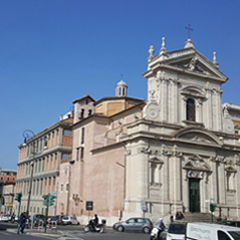
#> input picture Python/openCV/images/dft_240.jpg, 240 x 240 px
$ jupyter execute FFT_filtering1.ipynb
#> lines starting #> are read from the running program, lines starting #| are printed output that depends on the picture; after the words box and inside, x2 and y2 are one past the last pixel; in counts of white or black regions, pixels touching at a corner belong together
#> `image = cv2.imread('images/dft_240.jpg', cv2.IMREAD_GRAYSCALE)`:
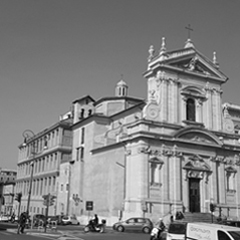
#> image: shape (240, 240); min 0, max 255, mean 130.4
### Python/openCV/Common/fft2d.py
import numpy as np, cv2
from Common.dft2d import exp

def zeropadding(img):
    h, w = img.shape[:2]
#> h = 240; w = 240
    m = 1 << int(np.ceil(np.log2(h)))           # 2의 자승 계산
#> m = 256
    n = 1 << int(np.ceil(np.log2(w)))
#> n = 256
    dst = np.zeros((m, n), img.dtype)           # 2의 자승 크기 영상 생성
    dst[0:h, 0:w] = img[:]                         # 자승 영상에 원본 영상 복사
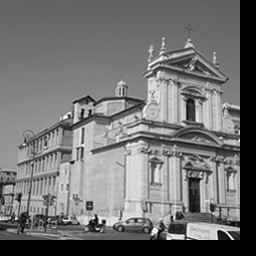
#> dst: shape (256, 256); min 0, max 255, mean 114.6

    # cv2.imshow('zeropadding',dst)
    return dst

def butterfly(pair, L, N, dir):
#> called with L = 1, N = 2, dir = 1
    for k in range(L):                                       # 버터플라이 수행
        Geven, Godd = pair[k], pair[k + L]
        pair[k]     = Geven + Godd * exp(dir * k / N)       # 짝수부
        pair[k + L] = Geven - Godd * exp(dir * k / N)       # 홀수부

def pairing(g, N, dir, start=0, stride=1):
    if N == 1: return [g[start]]
    L = N // 2
    sd = stride * 2
    part1 = pairing(g, L, dir, start, sd)
    part2 = pairing(g, L, dir, start + stride, sd)
    pair = part1 + part2                                     # 결과 병합
    butterfly(pair, L, N, dir)
    return pair

def fft(g):
    return pairing(g, len(g), 1)

def ifft(g):
    fft = pairing(g, len(g), -1)
    return [v / len(g) for v in fft]

def fft2(image):
    pad_img = zeropadding(image)  # 영삽입
    tmp = [fft(row) for row in pad_img]
#> tmp = 256 items
    dst = [fft(row) for row in np.transpose(tmp)]
#> dst = 256 items
    return np.transpose(dst)                        # 전치 환원 후 반환

def ifft2(image):
    tmp = [ifft(row) for row in image]
    dst = [ifft(row) for row in np.transpose(tmp)]
    return np.transpose(dst)                        # 전치 환원 후 반환

def calc_spectrum(complex):
    if complex.ndim == 2: dst = abs(complex)                   # sqrt(re^2 + im^2) 계산해줌
    else: dst = cv2.magnitude(complex[:,:,0], complex[:,:,1])
    dst = 20*np.log(dst+1)
    return cv2.convertScaleAbs(dst)

def fftshift(img):
    dst = np.zeros(img.shape, img.dtype)
    h, w = dst.shape[:2]
#> h = 256; w = 256
    cy, cx = h // 2, w // 2                     # 나누기 하며 소수점 절삭
#> cy = 128; cx = 128
    dst[h-cy:, w-cx:] = np.copy(img[0:cy , 0:cx ])      # 1사분면 -> 3사분면
    dst[0:cy , 0:cx ] = np.copy(img[h-cy:, w-cx:])      # 3사분면 -> 1사분면
    dst[0:cy , w-cx:] = np.copy(img[h-cy:, 0:cx ])      # 2사분면 -> 4사분면
    dst[h-cy:, 0:cx ] = np.copy(img[0:cy , w-cx:])      # 4사분면 -> 2사분면
    return dst

# [16 lines left out: functions FFT, IFFT, not called in this run]

### Python/openCV/Common/dft2d.py
import numpy as np, cv2, math

def exp(knN):
    th = -2 * math.pi * knN
    return complex(math.cos(th), math.sin(th))              # 복소수 클래스

# [35 lines left out: functions dft, idft, calc_spectrum, fftshift, dft2, idft2, not called in this run]

### Python/openCV/FFT_filtering1.ipynb
[cell 1]
import numpy as np, cv2
from Common.fft2d import fft2, ifft2, calc_spectrum, fftshift

[cell 2]
def FFT(image, mode = 2):
    if mode == 1: dft = fft2(image)
    elif mode==2: dft = np.fft.fft2(image)
    elif mode==3: dft = cv2.dft(np.float32(image), flags=cv2.DFT_COMPLEX_OUTPUT)
    dft = fftshift(dft)                              # 셔플링
    spectrum = calc_spectrum(dft)               # 주파수 스펙트럼 영상
#> in calc_spectrum, `dst = 20*np.log(dst+1)`:
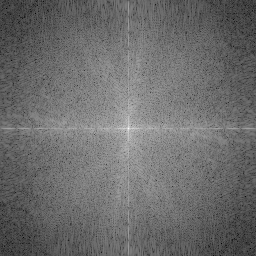
#> dst: shape (256, 256) float64; min 21.11, max 316.6, mean 146.6; drawn with min black and max white
    return dft, spectrum

[cell 3]
def IFFT(dft, shape, mode=2):
    dft = fftshift(dft)                                 # 역 셔플링
    if mode == 1: img = ifft2(dft).real
    if mode == 2: img = np.fft.ifft2(dft).real
    if mode ==3:  img = cv2.idft(dft, flags= cv2.DFT_SCALE)[:,:,0]
    img = img[:shape[0], :shape[1]]                 # 영삽입 부분 제거
    return cv2.convertScaleAbs(img)

[cell 4]
image = cv2.imread('images/dft_240.jpg', cv2.IMREAD_GRAYSCALE)
if image is None: raise Exception("영상 파일 읽기 에러")
cy, cx = np.divmod(image.shape, 2)[0]                 # 행렬 중심점 구하기
mode = 1

[cell 5]
dft, spectrum = FFT(image, mode)                  # FFT 수행 및 셔플링
lowpass = np.zeros(dft.shape, np.float32)
highpass = np.ones(dft.shape, np.float32)
cv2.circle(lowpass , (cx, cy), 30, (1,1), -1)
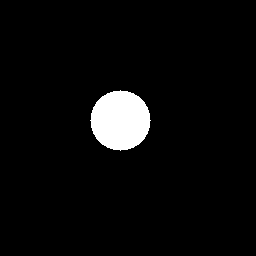
#> lowpass: shape (256, 256) float32; values 0 (black) and 1 (white), 4.3% white; 1 white region, box (x1, y1, x2, y2) and area: (90, 90, 151, 151) 2821
cv2.circle(highpass, (cx, cy), 30, (0,0), -1)

[cell 6]
lowpassed_dft = dft * lowpass
highpassed_dft = dft * highpass
lowpassed_img = IFFT(lowpassed_dft, image.shape, mode)
#> in ifft2, `tmp = [ifft(row) for row in image]`: tmp = 256 items
#> in IFFT, `img = img[:shape[0], :shape[1]]`:
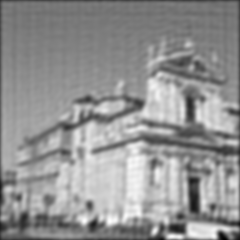
#> img: shape (240, 240) float64; min -12.51, max 234.2, mean 129.5; drawn with min black and max white
highpased_img = IFFT(highpassed_dft, image.shape, mode)
#> call 2 of IFFT, with dft = array of shape (256, 256), shape = (240, 240), mode = 1
#> in IFFT (call 2), `if mode == 1: img = ifft2(dft).real`:
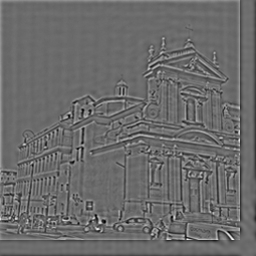
#> img: shape (256, 256) float64; min -125.6, max 172.9, mean 0; drawn with min black and max white
#> in IFFT (call 2), `img = img[:shape[0], :shape[1]]`:
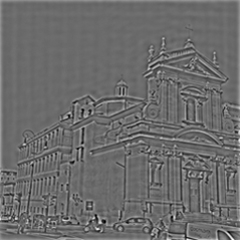
#> img: shape (240, 240) float64; min -125.6, max 172.9, mean 1; drawn with min black and max white
#> in IFFT (call 2), `return cv2.convertScaleAbs(img)`:
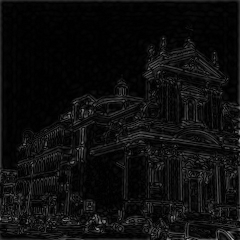
#> returned value: shape (240, 240); min 0, max 173, mean 13.5

[cell 7]
cv2.imshow("image", image)
cv2.imshow("lowpassed_img", lowpassed_img) # 역푸리에 변환 영상
cv2.imshow("highpased_img", highpased_img)
cv2.imshow("spectrum_img", spectrum)
cv2.imshow("lowpass_spect", calc_spectrum(lowpassed_dft))
#> in calc_spectrum (call 2), `return cv2.convertScaleAbs(dst)`:
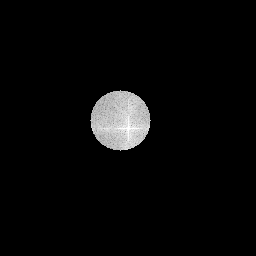
#> returned value: shape (256, 256); min 0, max 255, mean 8.5
cv2.imshow("highpass_spect", calc_spectrum(highpassed_dft))
#> in calc_spectrum (call 3), `dst = 20*np.log(dst+1)`:
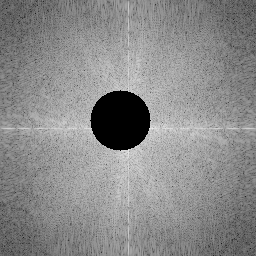
#> dst: shape (256, 256) float64; min 0, max 237.5, mean 138.1
cv2.waitKey(0)
cv2.destroyAllWindows()
